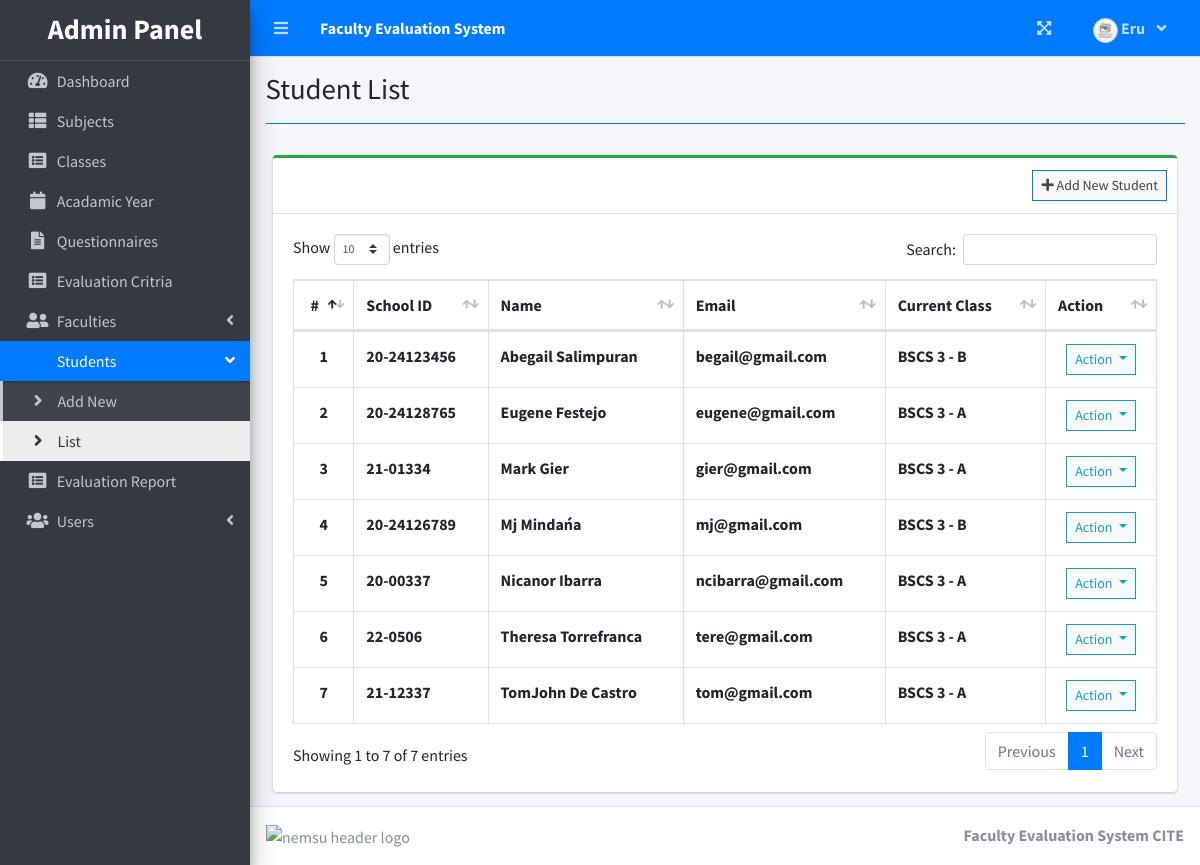
The app's page /index.php?page=student_list (signed in) with its own data.
### tables this page shows
CREATE TABLE `student_list` (
  `id` int(30) NOT NULL,
  `school_id` varchar(100) NOT NULL,
  `firstname` varchar(200) NOT NULL,
  `lastname` varchar(200) NOT NULL,
  `email` varchar(200) NOT NULL,
  `password` text NOT NULL,
  `class_id` int(30) NOT NULL,
  `academic_id` int(30) NOT NULL,
  `avatar` text NOT NULL DEFAULT 'no-image-available.png',
  `date_created` datetime NOT NULL DEFAULT current_timestamp()
);

### admin/student_list.php (the view, shortened to what this page needs)
<?php include'db_connect.php' ?>
<div class="col-lg-12">
	<div class="card card-outline card-success">
		<div class="card-header">
			<div class="card-tools">
				<a class="btn btn-block btn-sm btn-default btn-flat border-primary" href="./index.php?page=new_student"><i class="fa fa-plus"></i> Add New Student</a>
			</div>
		</div>
		<div class="card-body">
			<table class="table tabe-hover table-bordered" id="list">
				<thead>
					<tr>
						<th class="text-center">#</th>
						<th>School ID</th>
						<th>Name</th>
						<th>Email</th>
						<th>Current Class</th>
						<th>Action</th>
					</tr>
				</thead>
				<tbody>
					<?php
					$i = 1;
					$class= array();
					$classes = $conn->query("SELECT id,concat(curriculum,' ',level,' - ',section) as `class` FROM class_list");
					while($row=$classes->fetch_assoc()){
						$class[$row['id']] = $row['class'];
					}
					$qry = $conn->query("SELECT *,concat(firstname,' ',lastname) as name FROM student_list order by concat(firstname,' ',lastname) asc");
					while($row= $qry->fetch_assoc()):
					?>
					<tr>
						<th class="text-center"><?php echo $i++ ?></th>
						<td><b><?php echo $row['school_id'] ?></b></td>
						<td><b><?php echo ucwords($row['name']) ?></b></td>
						<td><b><?php echo $row['email'] ?></b></td>
						<td><b><?php echo isset($class[$row['class_id']]) ? $class[$row['class_id']] : "N/A" ?></b></td>
						<td class="text-center">
							<button type="button" class="btn btn-default btn-sm btn-flat border-info wave-effect text-info dropdown-toggle" data-toggle="dropdown" aria-expanded="true">
		                      Action
		                    </button>
						</td>
					</tr>
				<?php endwhile; ?>
				</tbody>
			</table>
		</div>
	</div>
</div>

### records on screen
student_list: school "20-24123456", name "Abegail Salimpuran", email "begail@gmail.com", class "BSCS 3 - B"
student_list: school "20-24128765", name "Eugene Festejo", email "eugene@gmail.com", class "BSCS 3 - A"
student_list: school "21-01334", name "Mark Gier", email "gier@gmail.com", class "BSCS 3 - A"
student_list: school "20-24126789", name "Mj Mindańa", email "mj@gmail.com", class "BSCS 3 - B"
student_list: school "20-00337", name "Nicanor Ibarra", email "ncibarra@gmail.com", class "BSCS 3 - A"
student_list: school "22-0506", name "Theresa Torrefranca", email "tere@gmail.com", class "BSCS 3 - A"
student_list: school "21-12337", name "TomJohn De Castro", email "tom@gmail.com", class "BSCS 3 - A"

### other values on screen
$_SESSION['system']['name'] "Faculty Evaluation System"
$_SESSION['login_firstname'] "Eru"
$title "Student List"
